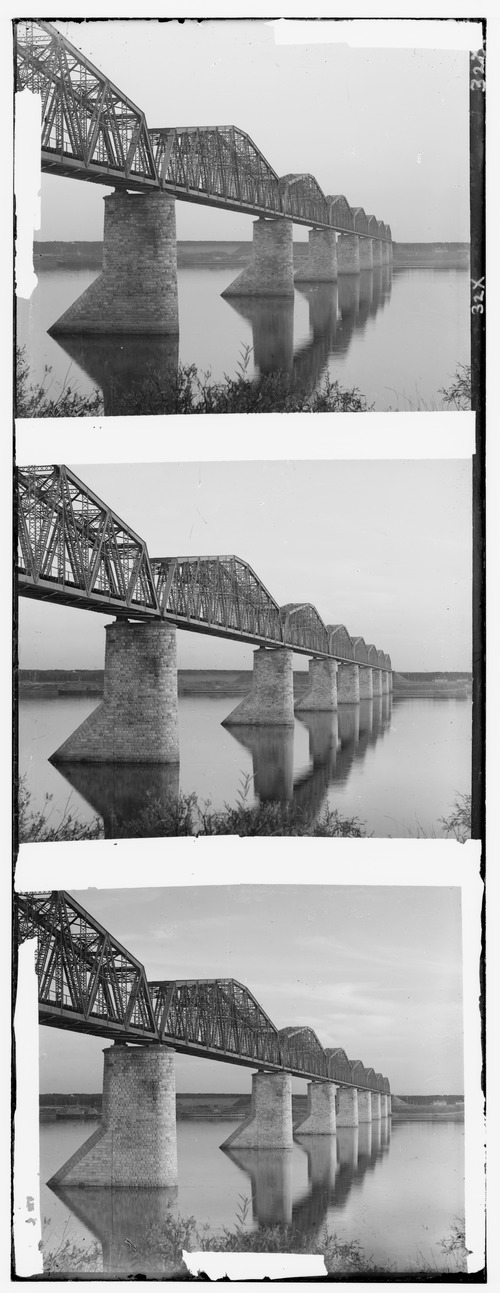
#> input picture ITEM 20-29/ITEM20 OpenCV_ECCAlignment/image/bridge.jpg, 500 x 1293 px, found by its file name; its folder holds only this picture in this run
$ python createPCAModel.py
#> lines starting #> are read from the running program, lines starting #| are printed output that depends on the picture
#!/usr/bin/env python3
import os
import sys
import cv2
import numpy as np

# Create data matrix from a list of images
def createDataMatrix(images):
	print("Creating data matrix",end=" ... ", flush=True)
	'''
	Allocate space for all images in one data matrix.
  The size of the data matrix is

  ( w  * h  * 3, numImages )

  where,

  w = width of an image in the dataset.
  h = height of an image in the dataset.
  3 is for the 3 color channels.
  '''

	numImages = len(images)
	sz = images[0].shape
	data = np.zeros((numImages, sz[0] * sz[1] * sz[2]), dtype=np.float32)
	for i in range(0, numImages):
		image = images[i].flatten()
		data[i,:] = image

	print("DONE")
	return data

# Read images from the directory
def readImages(path):
#> called with path = 'image'
	print("Reading images from " + path, end=" ... ", flush=True)
	# Create array of array of images.
	images = []
	# List all files in the directory and read points from text files one by one
	for filePath in sorted(os.listdir(path)):
		fileExt = os.path.splitext(filePath)[1]
		if fileExt in [".jpg", ".jpeg"]:
			# Add to array of images
			imagePath = os.path.join(path, filePath)
			im = cv2.imread(imagePath)
#> im is the input picture: shape (1293, 500, 3); min 0, max 255, mean 166.1

			if im is None :
				print("image:{} not read properly".format(imagePath))
			else :
				# Convert image to floating point
				im = np.float32(im)/255.0
				# Add image to list
				images.append(im)
				# Flip image
				imFlip = cv2.flip(im, 1);
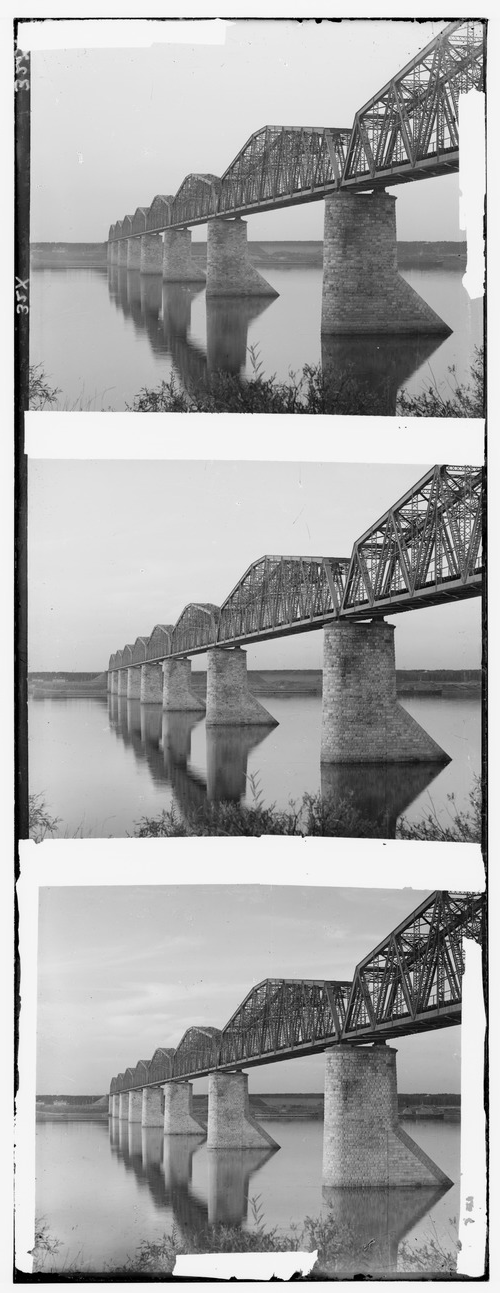
#> imFlip: shape (1293, 500, 3) float32; min 0, max 1, mean 0.651
				# Append flipped image
				images.append(imFlip)

	numImages = len(images) / 2
#> numImages = 1
	# Exit if no image found
	if numImages == 0 :
		print("No images found")
		sys.exit(0)

	print(str(numImages) + " files read.")
#| 1.0 files read.
	return images


if __name__ == '__main__':

	# Directory containing images
	dirName = "image"

	# Read images
	images = readImages(dirName)
#> images = 2 items

	# Size of images
	sz = images[0].shape
#> sz = (1293, 500, 3)

	# Create data matrix for PCA.
	data = createDataMatrix(images)
#> in createDataMatrix, `numImages = len(images)`: numImages = 2

	# Compute the eigenvectors from the stack of images created
	print("Calculating PCA ", end=" ... ", flush=True)
	mean, eigenVectors = cv2.PCACompute(data, mean=None)
	print ("DONE")


	filename = "pcaParams.yml"
	print("Writing size, mean and eigenVectors to " + filename, end=" ... ", flush=True)
	file = cv2.FileStorage(filename, cv2.FILE_STORAGE_WRITE)
	file.write("mean", mean)
	file.write("eigenVectors", eigenVectors)
	file.write("size", sz)
	file.release()
	print("DONE")

$ run again, on ITEM 20-29/ITEM20 OpenCV_ECCAlignment/image/image2.jpg
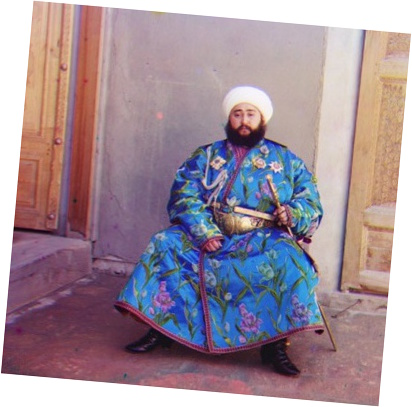
#> input picture ITEM 20-29/ITEM20 OpenCV_ECCAlignment/image/image2.jpg, 412 x 407 px, found by its file name
#> in readImages, im is the input picture: shape (407, 412, 3); mean B, G, R 153.1, 142.2, 160.4
#> in readImages, `imFlip = cv2.flip(im, 1);`:
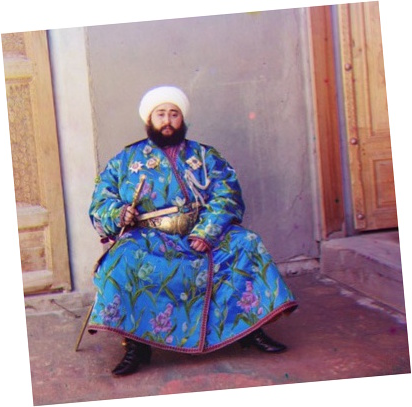
#> imFlip: shape (407, 412, 3) float32; mean B, G, R 0.601, 0.558, 0.629
#> in readImages, `numImages = len(images) / 2`: numImages = 1
#| 1.0 files read.
#> images = 2 items
#> in createDataMatrix, `numImages = len(images)`: numImages = 2

$ run again, on ITEM 20-29/ITEM20 OpenCV_ECCAlignment/image/emir.jpg
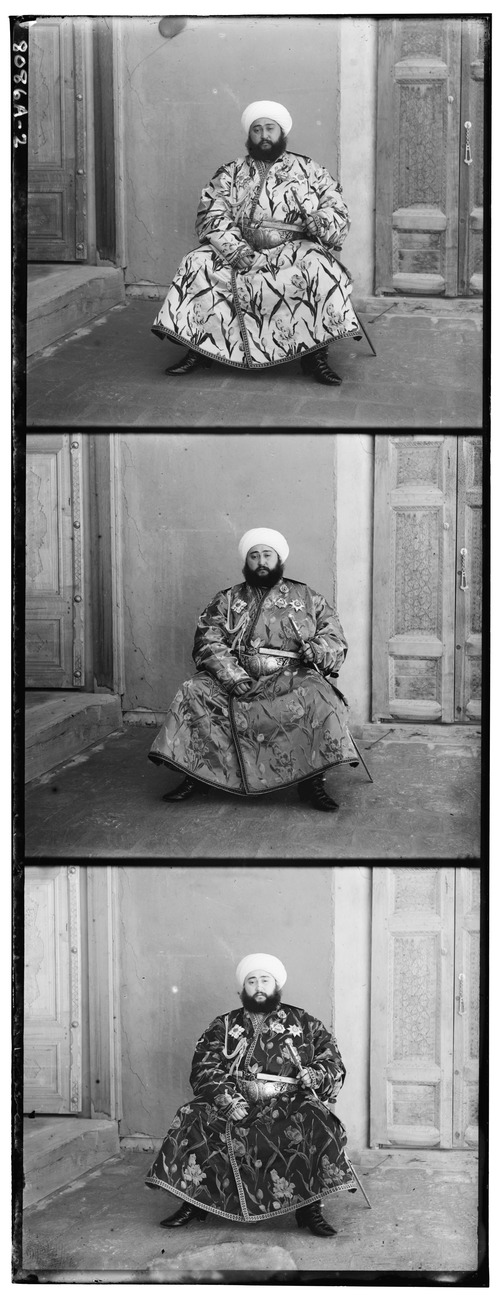
#> input picture ITEM 20-29/ITEM20 OpenCV_ECCAlignment/image/emir.jpg, 500 x 1300 px, found by its file name
#> in readImages, im is the input picture: shape (1300, 500, 3); min 0, max 255, mean 136.5
#> in readImages, `imFlip = cv2.flip(im, 1);`:
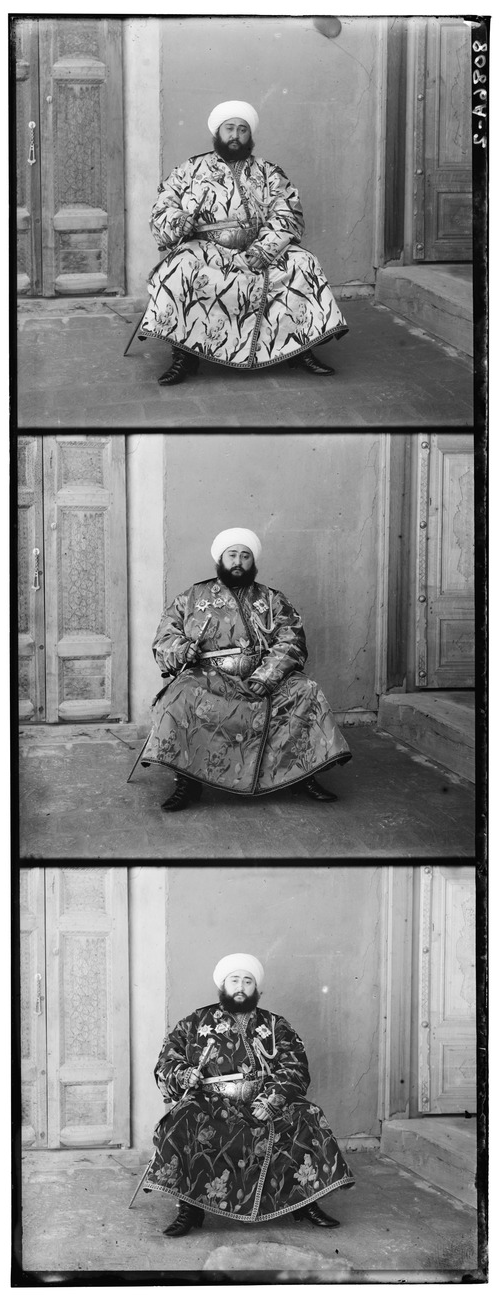
#> imFlip: shape (1300, 500, 3) float32; min 0, max 1, mean 0.535
#> in readImages, `numImages = len(images) / 2`: numImages = 1
#| 1.0 files read.
#> images = 2 items
#> in createDataMatrix, `numImages = len(images)`: numImages = 2

$ run again, on ITEM 20-29/ITEM20 OpenCV_ECCAlignment/image/girls.jpg
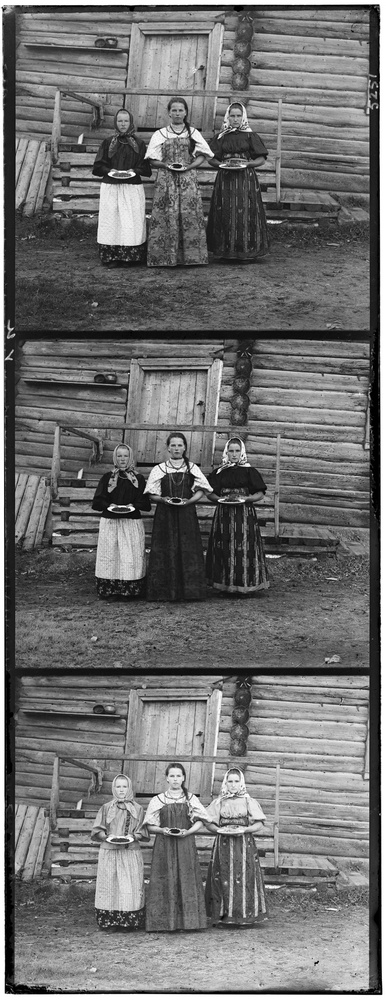
#> input picture ITEM 20-29/ITEM20 OpenCV_ECCAlignment/image/girls.jpg, 386 x 1000 px, shrunk from 750 x 1941 before the run, found by its file name
#> in readImages, im is the input picture: shape (1000, 386, 3); min 0, max 255, mean 112
#> in readImages, `imFlip = cv2.flip(im, 1);`:
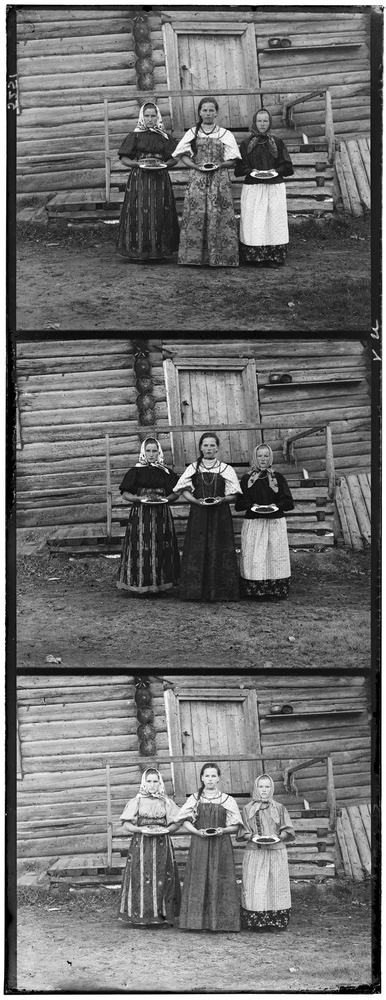
#> imFlip: shape (1000, 386, 3) float32; min 0, max 1, mean 0.439
#> in readImages, `numImages = len(images) / 2`: numImages = 1
#| 1.0 files read.
#> images = 2 items
#> in createDataMatrix, `numImages = len(images)`: numImages = 2

$ run again, on ITEM 20-29/ITEM20 OpenCV_ECCAlignment/image/image1.jpg
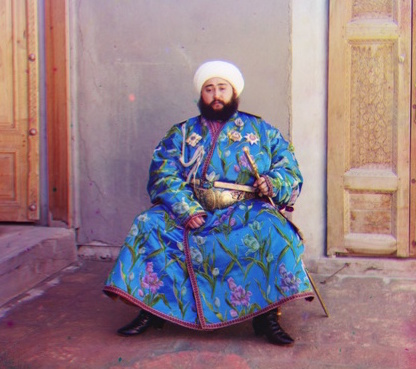
#> input picture ITEM 20-29/ITEM20 OpenCV_ECCAlignment/image/image1.jpg, 416 x 369 px, found by its file name
#> in readImages, im is the input picture: shape (369, 416, 3); mean B, G, R 133.6, 123.9, 146.5
#> in readImages, `imFlip = cv2.flip(im, 1);`:
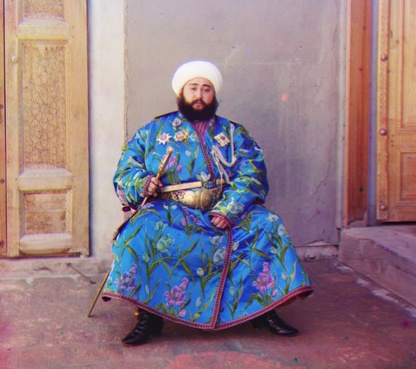
#> imFlip: shape (369, 416, 3) float32; mean B, G, R 0.524, 0.486, 0.575
#> in readImages, `numImages = len(images) / 2`: numImages = 1
#| 1.0 files read.
#> images = 2 items
#> in createDataMatrix, `numImages = len(images)`: numImages = 2
